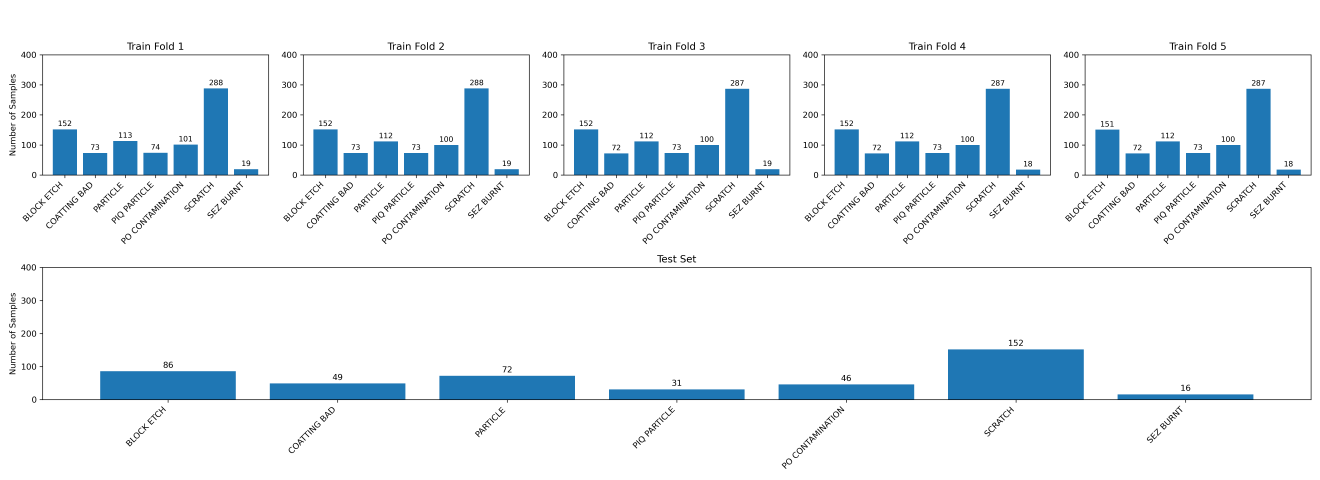
#> input picture kfold.png, 6600 x 2400 px (shown at 1/5 size)
$ python -i down_sampling.py   (imports and definitions only)
#> lines starting #> are read from the running program, lines starting #| are printed output that depends on the picture

import cv2
import numpy as np
import csv
import os

def sensor_noise(img, shot_scale=30, read_sigma=0.01):
    img = img.astype(np.float32) / 255.0

    # Shot noise
    shot = np.random.poisson(img * shot_scale) / shot_scale

    # Read noise
    read = np.random.normal(0, read_sigma, img.shape)

    noisy = shot + read
    noisy = np.clip(noisy, 0, 1)

    return (noisy * 255).astype(np.uint8)


# ===============================
# 低畫質相機模擬
# ===============================
def low_quality_camera_sim(img):
    h, w = img.shape[:2]

    # 1. Downsample
    scale = np.random.uniform(0.25, 0.5)
    img = cv2.resize(
        img,
        (int(w * scale), int(h * scale)),
        interpolation=cv2.INTER_LINEAR
    )

    # 2. Blur
    k = np.random.choice([3, 5])
    img = cv2.GaussianBlur(img, (k, k), 0)

    # 3. Sensor noise
    img = sensor_noise(
        img,
        shot_scale=np.random.uniform(20, 50),
        read_sigma=np.random.uniform(0.005, 0.02)
    )

    # 4. JPEG compression
    q = np.random.randint(10, 40)
    _, enc = cv2.imencode(
        ".jpg", img,
        [cv2.IMWRITE_JPEG_QUALITY, q]
    )
    img = cv2.imdecode(enc, 1)

    # 5. Upsample back
    img = cv2.resize(
        img,
        (w, h),
        interpolation=cv2.INTER_LINEAR
    )

    return img

def down_sample_image(input_image_path, output_image_path='/LDAP_home/gyzhou-c/local/MIN_MAX/Final_Project/LQ'):
    # 讀取原始圖像
    img = cv2.imread(input_image_path)

    # 應用低畫質相機模擬
    low_quality_img = low_quality_camera_sim(img)
    basename = os.path.basename(input_image_path)
    output_image_path = os.path.join(output_image_path, basename)
    # 儲存處理後的圖像
    cv2.imwrite(output_image_path, low_quality_img)
def process(csv_path):

    with open(csv_path, 'r',) as f:
        reader = csv.reader(f)
        header = next(reader) # 跳過標題
        for row in reader:
            if row:
                image_path=row[0]
                down_sample_image(image_path)

# [6 lines not run here, left out]

>>> import cv2
>>> picture = cv2.imread('kfold.png')
#> picture is the input picture: shape (2400, 6600, 3); mean B, G, R 244.7, 240, 233.1
>>> result = low_quality_camera_sim(picture)
#> in low_quality_camera_sim, `img = cv2.resize( img, (int(w * scale), int(h * scale)), interpolation..`:
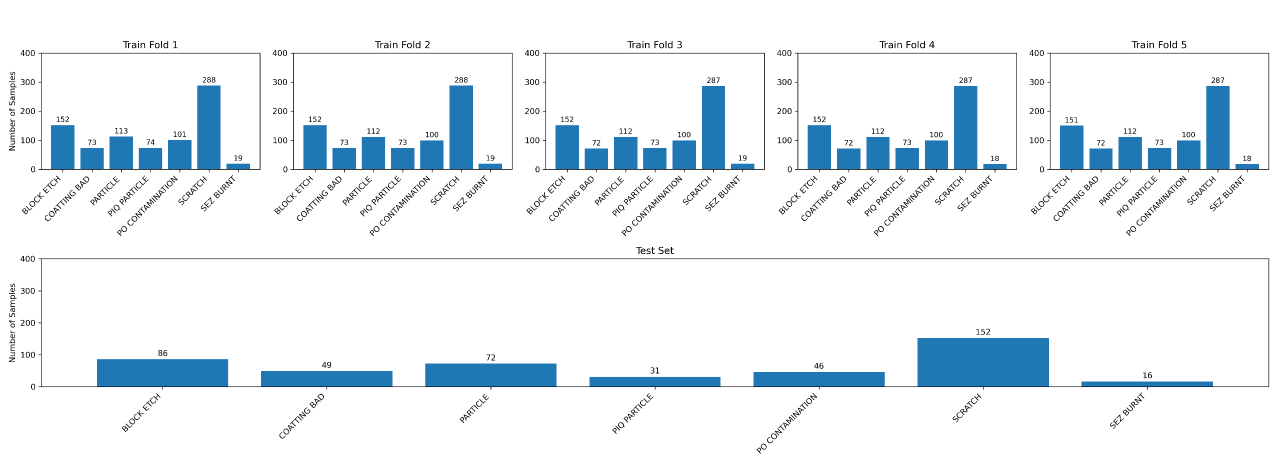
#> img: shape (929, 2555, 3) (shown at 1/2 size); mean of channels 0, 1, 2 244.8, 240, 233.2; drawn as B, G, R
#> in sensor_noise, `shot = np.random.poisson(img * shot_scale) / shot_scale`:
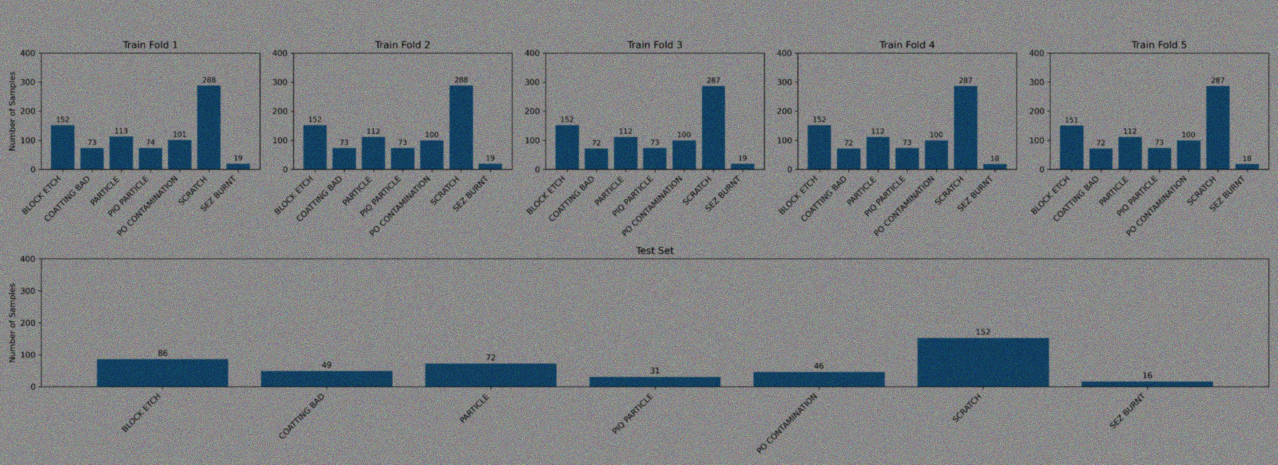
#> shot: shape (929, 2555, 3) float64 (shown at 1/2 size); mean of channels 0, 1, 2 0.96, 0.941, 0.914; drawn with min black and max white
#> in sensor_noise, `noisy = np.clip(noisy, 0, 1)`:
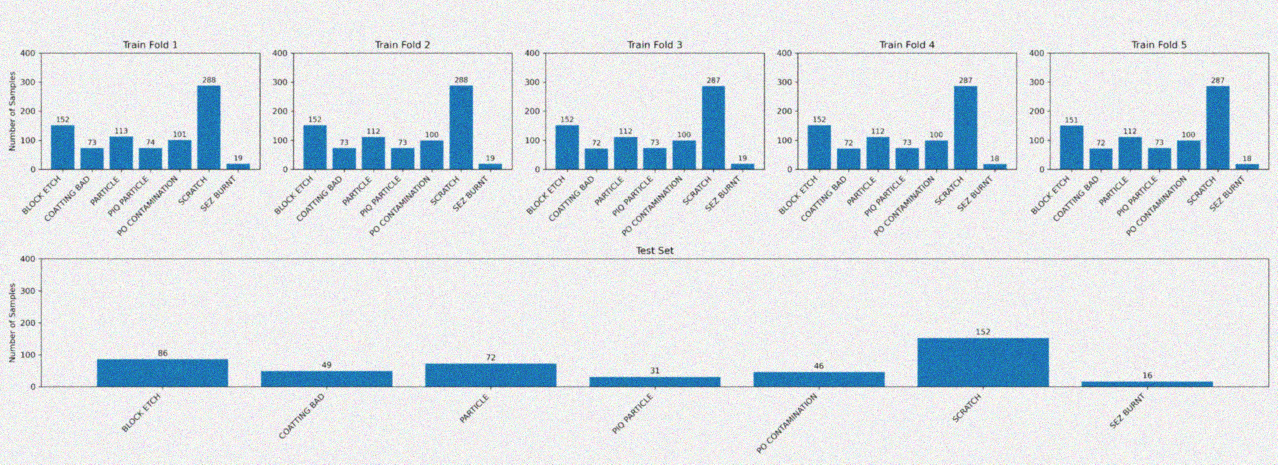
#> noisy: shape (929, 2555, 3) float64 (shown at 1/2 size); mean of channels 0, 1, 2 0.908, 0.89, 0.863; drawn as B, G, R
